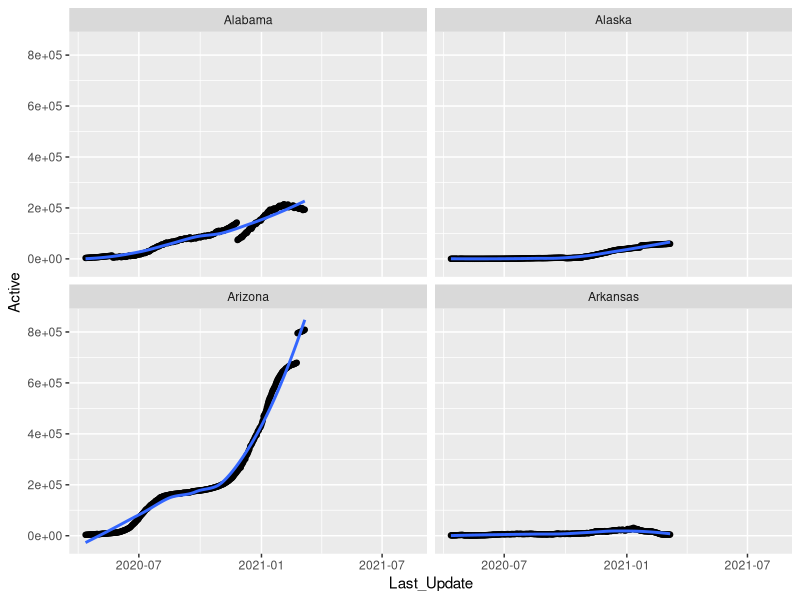

Write the R code that produced this figure. (Note: this script raises an error after producing the figure.)
library(tidyverse)
test_file <- list.files(pattern = ".csv")
df <- read_csv("cleaned_covid_data.csv")

A_states <- df %>% filter(grepl("^A",Province_State))

A_states %>% 
  ggplot(aes(x=Last_Update,y=Active))+
  geom_point()+
  geom_smooth(se=FALSE, method = "loess")+
  facet_wrap(~Province_State,)

#state_max_fatality_rate
df %>% 
  group_by(Province_State) %>% 
  summarize(Max_Fatality = max(Case_Fatality_Ratio,na.rm = TRUE)) %>% 
  arrange(desc(Max_Fatality))


#5
state_max_fatality_rate %>% 
  ggplot(aes(x=reorder(Province_State,-Max_Fatality),y=Max_Fatality))+
  geom_col()+
  theme(axis.text.x=elememt_text(angle = 90,hjust =1))


#Bonus
library(dplyr)
Summary_deaths <- df %>%
  group_by(Province_State) %>% 
  summarize(MaxDeaths = sum(Deaths)) %>% 
  ggplot(aes(x=Last_Update,y=Deaths))+
  geom_point()+
  
df %>% 
  group_by(Last_Update) %>% 
  summarize(CUmulative = sum(Deaths)) %>% 
  ggplot(aes(x=Last_Update,y=Cumulative))+
  geom_col()
  
options(scipen = 999) #to change default numbers.
    
  
  
  
